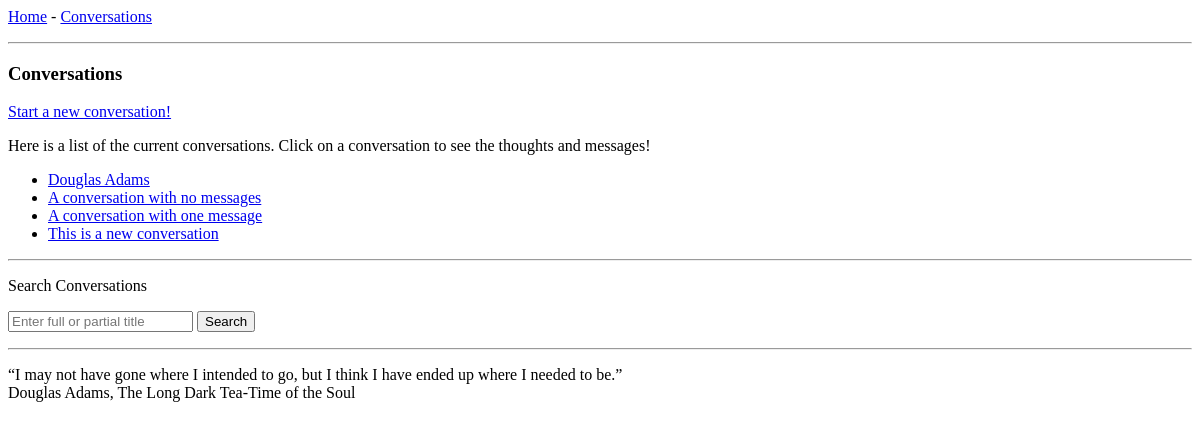
The page /conversations/ on the database as committed earlier.
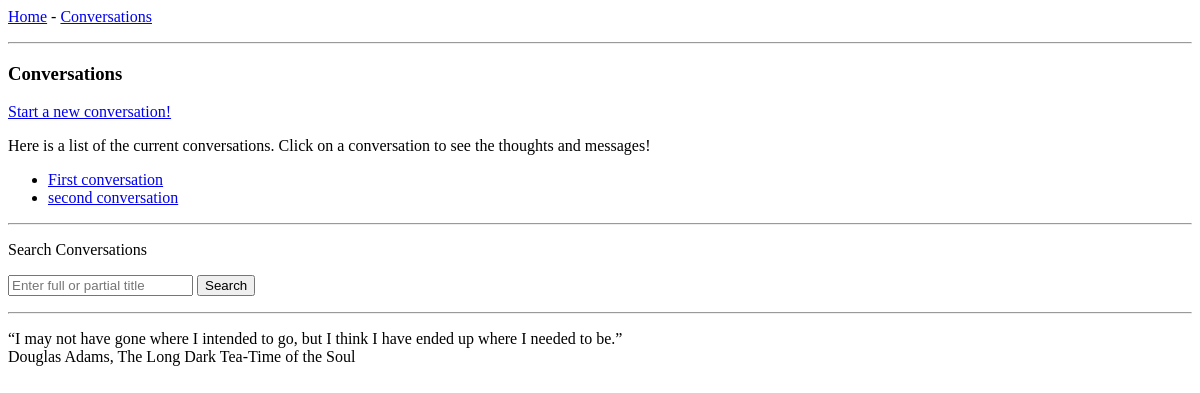
The same page on the database as committed later.
### remesh_app/models.py (models this page shows, shortened)
class Conversation(models.Model):
    title = models.CharField(max_length=200)
    start_date = models.DateField(auto_now_add=True)
    def __str__(self) -> str:
        return self.title

### remesh_app/views.py (the view)
# urls.py: path("conversations/", views.conversations, name="conversations"),
def conversations(request):
    conversations = Conversation.objects.all().order_by("-start_date")
    return render(
        request, "remesh_app/conversations.html", {"conversations": conversations}
    )

### remesh_app/templates/remesh_app/conversations.html
{% extends "remesh_app/base.html" %}
{% block content %}
<h3>Conversations</h3>
<a href="{% url 'remesh_app:new_conversation' %}">Start a new conversation!</a>
{% if conversations %}
<p>
  Here is a list of the current conversations. Click on a conversation to see
  the thoughts and messages!
</p>
<ul>
  {% for conversation in conversations %}
  <li>
    <a href="{% url 'remesh_app:conversation' conversation.id %}"
      >{{ conversation }}</a
    >
  </li>
  {% endfor %}
</ul>
{% else %}
<p>No conversations have been created yet! Please start a new conversation.</p>
{% endif %}
<hr />
<p>Search Conversations</p>
<form
  action="{% url 'remesh_app:search' search_type='conversations' %}"
  method="get"
>
  <input
    class="search"
    type="text"
    name="q"
    placeholder="Enter full or partial title"
  />
  <button class="search" action="submit">Search</button>
</form>
{% endblock content %}

### remesh_app/templates/remesh_app/base.html
<p>
  <a href="{% url 'remesh_app:index' %}">Home</a> -
  <a href="{% url 'remesh_app:conversations' %}">Conversations</a>
</p>
<hr />
{% block content %}
{% endblock content %}
<hr />
<p>
  “I may not have gone where I intended to go, but I think I have ended up where
  I needed to be.” <br />
  Douglas Adams, The Long Dark Tea-Time of the Soul
</p>

Rows that differ between the two databases and show on the page:
removed Conversation: title "Douglas Adams"
removed Conversation: title "A conversation with no messages"
removed Conversation: title "A conversation with one message"
removed Conversation: title "This is a new conversation"
added Conversation: title "First conversation"
added Conversation: title "second conversation"
